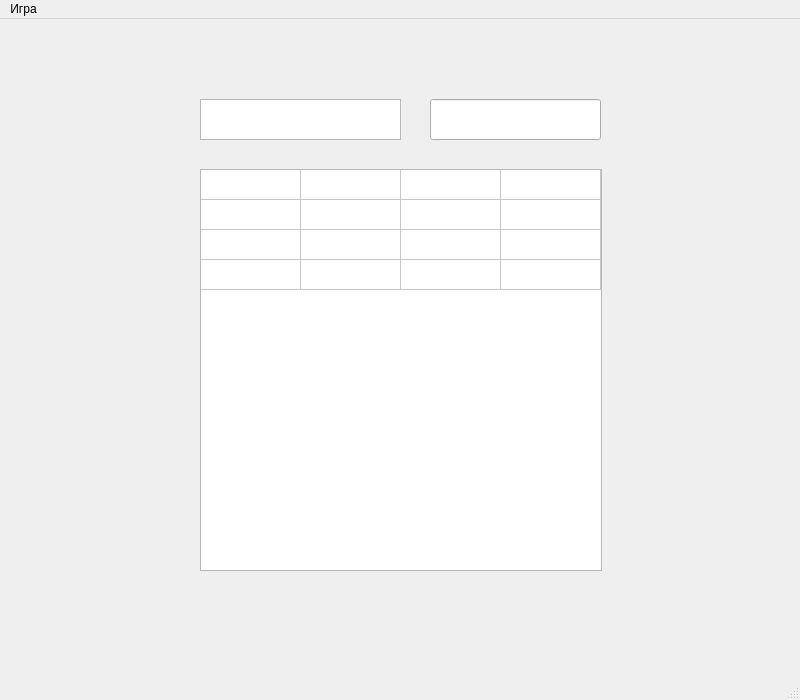
<?xml version="1.0" encoding="UTF-8"?>
<ui version="4.0">
 <class>MainWindow</class>
 <widget class="QMainWindow" name="MainWindow">
  <property name="geometry">
   <rect>
    <x>0</x>
    <y>0</y>
    <width>800</width>
    <height>700</height>
   </rect>
  </property>
  <property name="windowTitle">
   <string>MainWindow</string>
  </property>
  <widget class="QWidget" name="centralwidget">
   <widget class="QTableWidget" name="toBarleyBreak">
    <property name="geometry">
     <rect>
      <x>200</x>
      <y>150</y>
      <width>402</width>
      <height>402</height>
     </rect>
    </property>
    <property name="rowCount">
     <number>4</number>
    </property>
    <property name="columnCount">
     <number>4</number>
    </property>
    <attribute name="horizontalHeaderVisible">
     <bool>false</bool>
    </attribute>
    <attribute name="horizontalHeaderMinimumSectionSize">
     <number>28</number>
    </attribute>
    <attribute name="horizontalHeaderHighlightSections">
     <bool>false</bool>
    </attribute>
    <attribute name="verticalHeaderVisible">
     <bool>false</bool>
    </attribute>
    <attribute name="verticalHeaderHighlightSections">
     <bool>false</bool>
    </attribute>
    <row/>
    <row/>
    <row/>
    <row/>
    <column/>
    <column/>
    <column/>
    <column/>
   </widget>
   <widget class="QTextEdit" name="toMoves">
    <property name="geometry">
     <rect>
      <x>200</x>
      <y>80</y>
      <width>201</width>
      <height>41</height>
     </rect>
    </property>
    <property name="font">
     <font>
      <pointsize>11</pointsize>
      <weight>75</weight>
      <bold>true</bold>
     </font>
    </property>
   </widget>
   <widget class="QLineEdit" name="DigitalClock">
    <property name="geometry">
     <rect>
      <x>430</x>
      <y>80</y>
      <width>171</width>
      <height>41</height>
     </rect>
    </property>
    <property name="font">
     <font>
      <pointsize>24</pointsize>
     </font>
    </property>
    <property name="alignment">
     <set>Qt::AlignCenter</set>
    </property>
   </widget>
  </widget>
  <widget class="QMenuBar" name="menubar">
   <property name="geometry">
    <rect>
     <x>0</x>
     <y>0</y>
     <width>800</width>
     <height>21</height>
    </rect>
   </property>
   <widget class="QMenu" name="menu">
    <property name="title">
     <string>Игра</string>
    </property>
    <addaction name="menuNewGame"/>
    <addaction name="menuRestart"/>
    <addaction name="menuExit"/>
   </widget>
   <addaction name="menu"/>
  </widget>
  <widget class="QStatusBar" name="statusbar"/>
  <action name="menuNewGame">
   <property name="text">
    <string>Новая</string>
   </property>
  </action>
  <action name="menuRestart">
   <property name="text">
    <string>Рестарт</string>
   </property>
  </action>
  <action name="menuExit">
   <property name="text">
    <string>Выход</string>
   </property>
  </action>
 </widget>
 <resources/>
 <connections/>
</ui>
